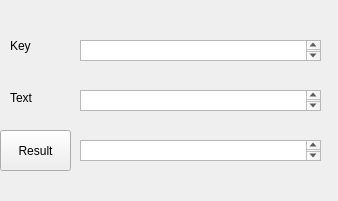
<?xml version="1.0" encoding="UTF-8"?>
<ui version="4.0">
 <class>Stats</class>
 <widget class="QWidget" name="Stats">
  <property name="geometry">
   <rect>
    <x>0</x>
    <y>0</y>
    <width>338</width>
    <height>201</height>
   </rect>
  </property>
  <property name="windowTitle">
   <string>Stats</string>
  </property>
  <widget class="QPushButton" name="button1">
   <property name="geometry">
    <rect>
     <x>0</x>
     <y>130</y>
     <width>71</width>
     <height>41</height>
    </rect>
   </property>
   <property name="text">
    <string>Result</string>
   </property>
  </widget>
  <widget class="QLabel" name="label">
   <property name="geometry">
    <rect>
     <x>10</x>
     <y>30</y>
     <width>41</width>
     <height>31</height>
    </rect>
   </property>
   <property name="text">
    <string>Key</string>
   </property>
  </widget>
  <widget class="QPlainTextEdit" name="plainTextEdit">
   <property name="geometry">
    <rect>
     <x>80</x>
     <y>40</y>
     <width>241</width>
     <height>21</height>
    </rect>
   </property>
  </widget>
  <widget class="QLabel" name="label_2">
   <property name="geometry">
    <rect>
     <x>10</x>
     <y>90</y>
     <width>31</width>
     <height>16</height>
    </rect>
   </property>
   <property name="text">
    <string>Text</string>
   </property>
  </widget>
  <widget class="QPlainTextEdit" name="plainTextEdit_2">
   <property name="geometry">
    <rect>
     <x>80</x>
     <y>90</y>
     <width>241</width>
     <height>21</height>
    </rect>
   </property>
  </widget>
  <widget class="QPlainTextEdit" name="plainTextEdit_3">
   <property name="geometry">
    <rect>
     <x>80</x>
     <y>140</y>
     <width>241</width>
     <height>21</height>
    </rect>
   </property>
  </widget>
 </widget>
 <resources/>
 <connections/>
</ui>
